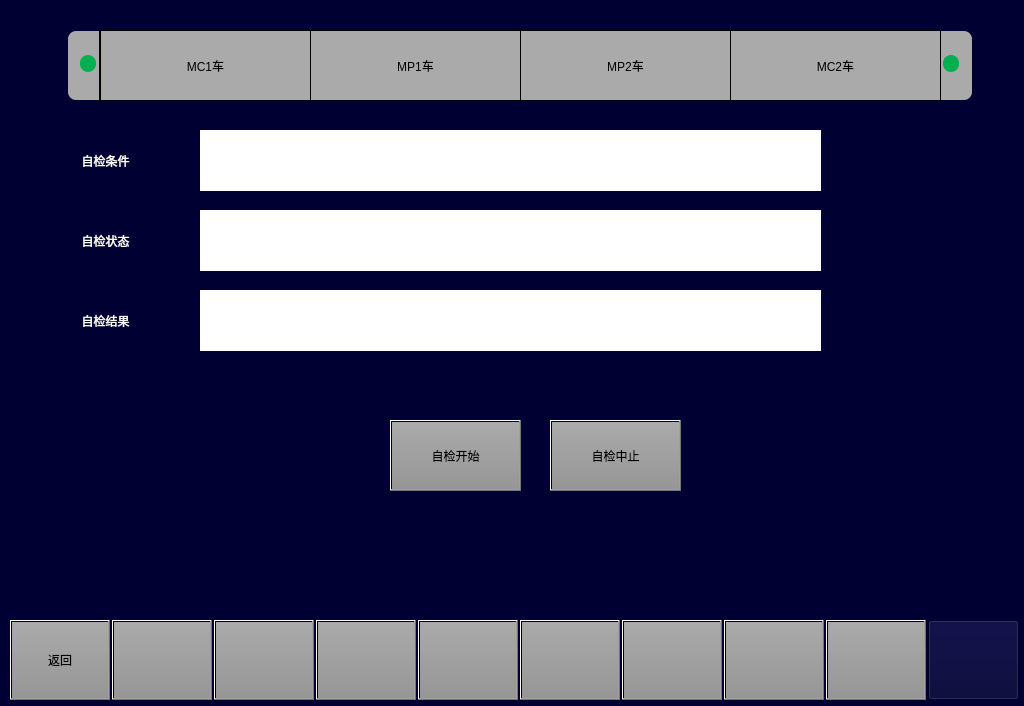
<?xml version="1.0" encoding="UTF-8"?>
<ui version="4.0">
 <class>VehicleSetBrakeTestPage</class>
 <widget class="QWidget" name="VehicleSetBrakeTestPage">
  <property name="geometry">
   <rect>
    <x>0</x>
    <y>0</y>
    <width>1024</width>
    <height>706</height>
   </rect>
  </property>
  <property name="windowTitle">
   <string>Form</string>
  </property>
  <property name="styleSheet">
   <string notr="true">background-color: rgb(0, 0, 50);</string>
  </property>
  <widget class="QPushButton" name="BTN5">
   <property name="geometry">
    <rect>
     <x>418</x>
     <y>620</y>
     <width>100</width>
     <height>80</height>
    </rect>
   </property>
   <property name="focusPolicy">
    <enum>Qt::NoFocus</enum>
   </property>
   <property name="styleSheet">
    <string notr="true">	font: 20px, &quot;微软雅黑&quot;;
    color: black;
	transparent;background:qlineargradient(spread:pad,x1:0,y1:0,x2:0,y2:1,stop:0 rgba(170,170,170,255),stop:1 rgba(150,150,150,255));
</string>
   </property>
   <property name="text">
    <string/>
   </property>
  </widget>
  <widget class="QPushButton" name="BTN2">
   <property name="geometry">
    <rect>
     <x>112</x>
     <y>620</y>
     <width>100</width>
     <height>80</height>
    </rect>
   </property>
   <property name="focusPolicy">
    <enum>Qt::NoFocus</enum>
   </property>
   <property name="styleSheet">
    <string notr="true">font: 20px, &quot;微软雅黑&quot;;color: black;transparent;background:qlineargradient(spread:pad,x1:0,y1:0,x2:0,y2:1,stop:0 rgba(170,170,170,255),stop:1 rgba(150,150,150,255));</string>
   </property>
   <property name="text">
    <string/>
   </property>
  </widget>
  <widget class="QPushButton" name="BTN6">
   <property name="geometry">
    <rect>
     <x>520</x>
     <y>620</y>
     <width>100</width>
     <height>80</height>
    </rect>
   </property>
   <property name="focusPolicy">
    <enum>Qt::NoFocus</enum>
   </property>
   <property name="styleSheet">
    <string notr="true">	font: 20px, &quot;微软雅黑&quot;;
    color: black;
	transparent;background:qlineargradient(spread:pad,x1:0,y1:0,x2:0,y2:1,stop:0 rgba(170,170,170,255),stop:1 rgba(150,150,150,255));
</string>
   </property>
   <property name="text">
    <string/>
   </property>
  </widget>
  <widget class="QPushButton" name="BTNHome">
   <property name="geometry">
    <rect>
     <x>928</x>
     <y>620</y>
     <width>91</width>
     <height>80</height>
    </rect>
   </property>
   <property name="focusPolicy">
    <enum>Qt::NoFocus</enum>
   </property>
   <property name="styleSheet">
    <string notr="true">border-image: url(:/images/image/Home.png);</string>
   </property>
   <property name="text">
    <string/>
   </property>
  </widget>
  <widget class="QPushButton" name="BTN4">
   <property name="geometry">
    <rect>
     <x>316</x>
     <y>620</y>
     <width>100</width>
     <height>80</height>
    </rect>
   </property>
   <property name="focusPolicy">
    <enum>Qt::NoFocus</enum>
   </property>
   <property name="styleSheet">
    <string notr="true">	font: 20px, &quot;微软雅黑&quot;;
    color: black;
	transparent;background:qlineargradient(spread:pad,x1:0,y1:0,x2:0,y2:1,stop:0 rgba(170,170,170,255),stop:1 rgba(150,150,150,255));
</string>
   </property>
   <property name="text">
    <string/>
   </property>
  </widget>
  <widget class="QPushButton" name="BTN8">
   <property name="geometry">
    <rect>
     <x>724</x>
     <y>620</y>
     <width>100</width>
     <height>80</height>
    </rect>
   </property>
   <property name="focusPolicy">
    <enum>Qt::NoFocus</enum>
   </property>
   <property name="styleSheet">
    <string notr="true">	font: 20px, &quot;微软雅黑&quot;;
    color: black;
	transparent;background:qlineargradient(spread:pad,x1:0,y1:0,x2:0,y2:1,stop:0 rgba(170,170,170,255),stop:1 rgba(150,150,150,255));
</string>
   </property>
   <property name="text">
    <string/>
   </property>
  </widget>
  <widget class="QPushButton" name="BTN1">
   <property name="geometry">
    <rect>
     <x>10</x>
     <y>620</y>
     <width>100</width>
     <height>80</height>
    </rect>
   </property>
   <property name="focusPolicy">
    <enum>Qt::NoFocus</enum>
   </property>
   <property name="styleSheet">
    <string notr="true">font: 20px, &quot;微软雅黑&quot;;color: black;transparent;background:qlineargradient(spread:pad,x1:0,y1:0,x2:0,y2:1,stop:0 rgba(170,170,170,255),stop:1 rgba(150,150,150,255));</string>
   </property>
   <property name="text">
    <string>返回</string>
   </property>
  </widget>
  <widget class="QPushButton" name="BTN9">
   <property name="geometry">
    <rect>
     <x>826</x>
     <y>620</y>
     <width>100</width>
     <height>80</height>
    </rect>
   </property>
   <property name="focusPolicy">
    <enum>Qt::NoFocus</enum>
   </property>
   <property name="styleSheet">
    <string notr="true">	font: 20px, &quot;微软雅黑&quot;;
    color: black;
	transparent;background:qlineargradient(spread:pad,x1:0,y1:0,x2:0,y2:1,stop:0 rgba(170,170,170,255),stop:1 rgba(150,150,150,255));
</string>
   </property>
   <property name="text">
    <string/>
   </property>
  </widget>
  <widget class="QPushButton" name="BTN3">
   <property name="geometry">
    <rect>
     <x>214</x>
     <y>620</y>
     <width>100</width>
     <height>80</height>
    </rect>
   </property>
   <property name="focusPolicy">
    <enum>Qt::NoFocus</enum>
   </property>
   <property name="styleSheet">
    <string notr="true">	font: 20px, &quot;微软雅黑&quot;;
    color: black;
	transparent;background:qlineargradient(spread:pad,x1:0,y1:0,x2:0,y2:1,stop:0 rgba(170,170,170,255),stop:1 rgba(150,150,150,255));
</string>
   </property>
   <property name="text">
    <string/>
   </property>
  </widget>
  <widget class="QPushButton" name="BTN7">
   <property name="geometry">
    <rect>
     <x>622</x>
     <y>620</y>
     <width>100</width>
     <height>80</height>
    </rect>
   </property>
   <property name="focusPolicy">
    <enum>Qt::NoFocus</enum>
   </property>
   <property name="styleSheet">
    <string notr="true">	font: 20px, &quot;微软雅黑&quot;;
    color: black;
	transparent;background:qlineargradient(spread:pad,x1:0,y1:0,x2:0,y2:1,stop:0 rgba(170,170,170,255),stop:1 rgba(150,150,150,255));
</string>
   </property>
   <property name="text">
    <string/>
   </property>
  </widget>
  <widget class="QLabel" name="lbl_mode">
   <property name="geometry">
    <rect>
     <x>30</x>
     <y>140</y>
     <width>151</width>
     <height>41</height>
    </rect>
   </property>
   <property name="styleSheet">
    <string notr="true">color: rgb(255, 255, 255);
font:24px &quot;微软雅黑&quot;;</string>
   </property>
   <property name="text">
    <string>自检条件</string>
   </property>
   <property name="alignment">
    <set>Qt::AlignCenter</set>
   </property>
  </widget>
  <widget class="QLabel" name="lbl_testCondition1">
   <property name="geometry">
    <rect>
     <x>200</x>
     <y>130</y>
     <width>621</width>
     <height>61</height>
    </rect>
   </property>
   <property name="styleSheet">
    <string notr="true">color: rgb(255, 255, 255);
font:23px &quot;微软雅黑&quot;;
background-color: rgb(255, 255, 255);</string>
   </property>
   <property name="text">
    <string/>
   </property>
   <property name="alignment">
    <set>Qt::AlignCenter</set>
   </property>
  </widget>
  <widget class="QLabel" name="LBLM1">
   <property name="geometry">
    <rect>
     <x>520</x>
     <y>30</y>
     <width>211</width>
     <height>71</height>
    </rect>
   </property>
   <property name="styleSheet">
    <string notr="true">background-color:rgb(170,170,170);
border:1px solid black;
font:20px &quot;微软雅黑&quot;;</string>
   </property>
   <property name="text">
    <string>MP2车</string>
   </property>
   <property name="alignment">
    <set>Qt::AlignCenter</set>
   </property>
  </widget>
  <widget class="QLabel" name="LBLMP1">
   <property name="geometry">
    <rect>
     <x>310</x>
     <y>30</y>
     <width>211</width>
     <height>71</height>
    </rect>
   </property>
   <property name="styleSheet">
    <string notr="true">background-color:rgb(170,170,170);
border:1px solid black;
font:20px &quot;微软雅黑&quot;;</string>
   </property>
   <property name="text">
    <string>MP1车</string>
   </property>
   <property name="alignment">
    <set>Qt::AlignCenter</set>
   </property>
  </widget>
  <widget class="QLabel" name="LBLM2">
   <property name="geometry">
    <rect>
     <x>730</x>
     <y>30</y>
     <width>211</width>
     <height>71</height>
    </rect>
   </property>
   <property name="styleSheet">
    <string notr="true">background-color:rgb(170,170,170);
border:1px solid black;
font:20px &quot;微软雅黑&quot;;</string>
   </property>
   <property name="text">
    <string>MC2车</string>
   </property>
   <property name="alignment">
    <set>Qt::AlignCenter</set>
   </property>
  </widget>
  <widget class="QLabel" name="LBLTC1">
   <property name="geometry">
    <rect>
     <x>100</x>
     <y>30</y>
     <width>211</width>
     <height>71</height>
    </rect>
   </property>
   <property name="styleSheet">
    <string notr="true">background-color:rgb(170,170,170);
border:1px solid black;
font:20px &quot;微软雅黑&quot;;</string>
   </property>
   <property name="text">
    <string>MC1车</string>
   </property>
   <property name="alignment">
    <set>Qt::AlignCenter</set>
   </property>
  </widget>
  <widget class="QLabel" name="lbl_mode_2">
   <property name="geometry">
    <rect>
     <x>30</x>
     <y>220</y>
     <width>151</width>
     <height>41</height>
    </rect>
   </property>
   <property name="styleSheet">
    <string notr="true">color: rgb(255, 255, 255);
font:24px &quot;微软雅黑&quot;;</string>
   </property>
   <property name="text">
    <string>自检状态</string>
   </property>
   <property name="alignment">
    <set>Qt::AlignCenter</set>
   </property>
  </widget>
  <widget class="QLabel" name="lbl_mode_3">
   <property name="geometry">
    <rect>
     <x>30</x>
     <y>300</y>
     <width>151</width>
     <height>41</height>
    </rect>
   </property>
   <property name="styleSheet">
    <string notr="true">color: rgb(255, 255, 255);
font:24px &quot;微软雅黑&quot;;</string>
   </property>
   <property name="text">
    <string>自检结果</string>
   </property>
   <property name="alignment">
    <set>Qt::AlignCenter</set>
   </property>
  </widget>
  <widget class="QLabel" name="lbl_testStatus1">
   <property name="geometry">
    <rect>
     <x>200</x>
     <y>210</y>
     <width>621</width>
     <height>61</height>
    </rect>
   </property>
   <property name="styleSheet">
    <string notr="true">color: rgb(255, 255, 255);
font:23px &quot;微软雅黑&quot;;
background-color: rgb(255, 255, 255);</string>
   </property>
   <property name="text">
    <string/>
   </property>
   <property name="alignment">
    <set>Qt::AlignCenter</set>
   </property>
  </widget>
  <widget class="QLabel" name="lbl_testResult1">
   <property name="geometry">
    <rect>
     <x>200</x>
     <y>290</y>
     <width>621</width>
     <height>61</height>
    </rect>
   </property>
   <property name="styleSheet">
    <string notr="true">color: rgb(255, 255, 255);
font:23px &quot;微软雅黑&quot;;
background-color: rgb(255, 255, 255);</string>
   </property>
   <property name="text">
    <string/>
   </property>
   <property name="alignment">
    <set>Qt::AlignCenter</set>
   </property>
  </widget>
  <widget class="QPushButton" name="BTN_start">
   <property name="geometry">
    <rect>
     <x>390</x>
     <y>420</y>
     <width>131</width>
     <height>71</height>
    </rect>
   </property>
   <property name="focusPolicy">
    <enum>Qt::NoFocus</enum>
   </property>
   <property name="whatsThis">
    <string>1</string>
   </property>
   <property name="styleSheet">
    <string notr="true">	font: 20px, &quot;微软雅黑&quot;;
    color: black;
	transparent;background:qlineargradient(spread:pad,x1:0,y1:0,x2:0,y2:1,stop:0 rgba(170,170,170,255),stop:1 rgba(150,150,150,255));


</string>
   </property>
   <property name="text">
    <string>自检开始</string>
   </property>
  </widget>
  <widget class="QPushButton" name="BTN_stop">
   <property name="geometry">
    <rect>
     <x>550</x>
     <y>420</y>
     <width>131</width>
     <height>71</height>
    </rect>
   </property>
   <property name="focusPolicy">
    <enum>Qt::NoFocus</enum>
   </property>
   <property name="whatsThis">
    <string>2</string>
   </property>
   <property name="styleSheet">
    <string notr="true">	font: 20px, &quot;微软雅黑&quot;;
    color: black;
	transparent;background:qlineargradient(spread:pad,x1:0,y1:0,x2:0,y2:1,stop:0 rgba(170,170,170,255),stop:1 rgba(150,150,150,255));
</string>
   </property>
   <property name="text">
    <string>自检中止</string>
   </property>
  </widget>
  <widget class="QLabel" name="lbl_cab1_direction">
   <property name="geometry">
    <rect>
     <x>15</x>
     <y>50</y>
     <width>50</width>
     <height>30</height>
    </rect>
   </property>
   <property name="styleSheet">
    <string notr="true">border-image: url(:/images/image/arrowleft.png);</string>
   </property>
   <property name="text">
    <string/>
   </property>
  </widget>
  <widget class="QLabel" name="lbl_cab1_active">
   <property name="geometry">
    <rect>
     <x>80</x>
     <y>55</y>
     <width>16</width>
     <height>17</height>
    </rect>
   </property>
   <property name="styleSheet">
    <string notr="true">background-color: rgb(0, 176, 80);
border-radius:8px;</string>
   </property>
   <property name="text">
    <string/>
   </property>
  </widget>
  <widget class="QLabel" name="lbl_cab2_direction">
   <property name="geometry">
    <rect>
     <x>972</x>
     <y>50</y>
     <width>50</width>
     <height>30</height>
    </rect>
   </property>
   <property name="styleSheet">
    <string notr="true">border-image: url(:/images/image/arrowright.png);</string>
   </property>
   <property name="text">
    <string/>
   </property>
  </widget>
  <widget class="QLabel" name="lbl_cab2_active">
   <property name="geometry">
    <rect>
     <x>943</x>
     <y>55</y>
     <width>16</width>
     <height>17</height>
    </rect>
   </property>
   <property name="styleSheet">
    <string notr="true">background-color: rgb(0, 176, 80);
border-radius:8px;</string>
   </property>
   <property name="text">
    <string/>
   </property>
  </widget>
  <widget class="QLabel" name="label">
   <property name="geometry">
    <rect>
     <x>68</x>
     <y>31</y>
     <width>31</width>
     <height>69</height>
    </rect>
   </property>
   <property name="styleSheet">
    <string notr="true">background-color:rgb(170,170,170);
border-top-left-radius:8px;
border-bottom-left-radius:8px;</string>
   </property>
   <property name="text">
    <string/>
   </property>
  </widget>
  <widget class="QLabel" name="label_2">
   <property name="geometry">
    <rect>
     <x>941</x>
     <y>31</y>
     <width>31</width>
     <height>69</height>
    </rect>
   </property>
   <property name="styleSheet">
    <string notr="true">background-color:rgb(170,170,170);
border-top-right-radius:8px;
border-bottom-right-radius:8px;</string>
   </property>
   <property name="text">
    <string/>
   </property>
  </widget>
  <zorder>label</zorder>
  <zorder>label_2</zorder>
  <zorder>BTN5</zorder>
  <zorder>BTN2</zorder>
  <zorder>BTN6</zorder>
  <zorder>BTNHome</zorder>
  <zorder>BTN4</zorder>
  <zorder>BTN8</zorder>
  <zorder>BTN1</zorder>
  <zorder>BTN9</zorder>
  <zorder>BTN3</zorder>
  <zorder>BTN7</zorder>
  <zorder>lbl_mode</zorder>
  <zorder>lbl_testCondition1</zorder>
  <zorder>LBLM1</zorder>
  <zorder>LBLMP1</zorder>
  <zorder>LBLM2</zorder>
  <zorder>LBLTC1</zorder>
  <zorder>lbl_mode_2</zorder>
  <zorder>lbl_mode_3</zorder>
  <zorder>lbl_testStatus1</zorder>
  <zorder>lbl_testResult1</zorder>
  <zorder>BTN_start</zorder>
  <zorder>BTN_stop</zorder>
  <zorder>lbl_cab1_direction</zorder>
  <zorder>lbl_cab1_active</zorder>
  <zorder>lbl_cab2_direction</zorder>
  <zorder>lbl_cab2_active</zorder>
 </widget>
 <resources/>
 <connections/>
</ui>
